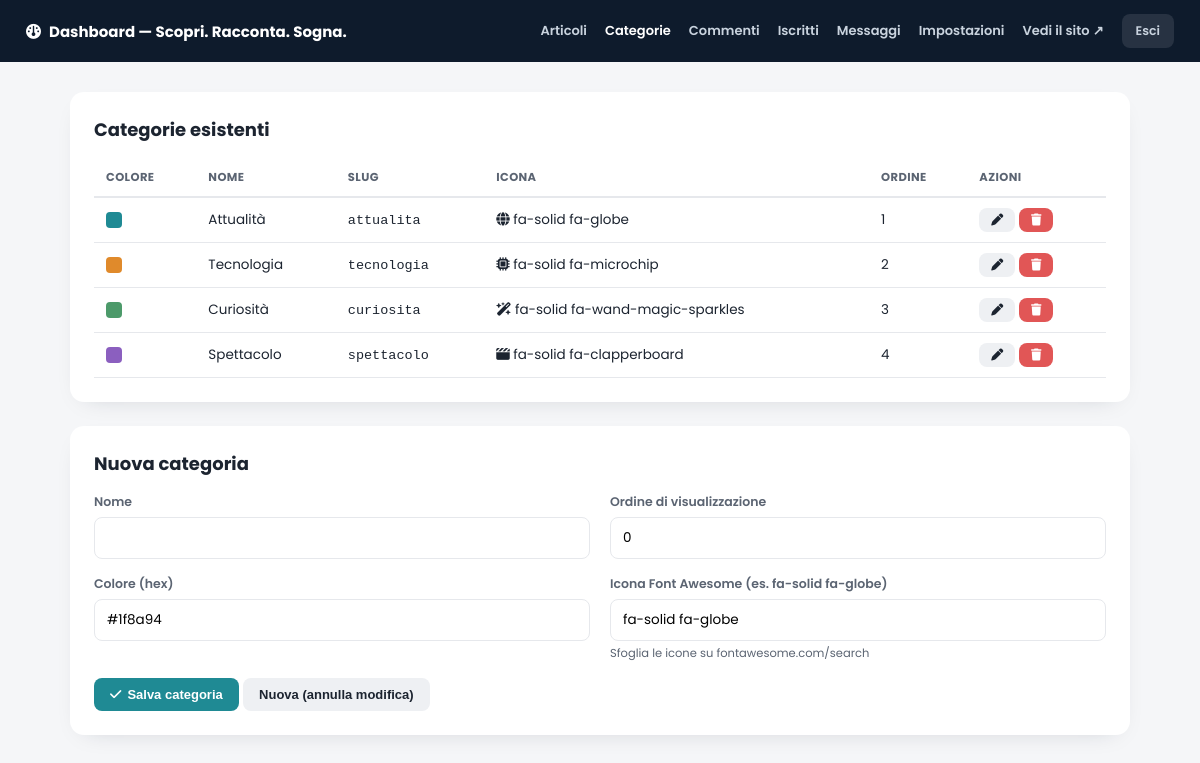
Screenshot of /admin/categories.php (signed in) with the database file from the repository.
### tables this page shows
CREATE TABLE IF NOT EXISTS categories (
  id INT AUTO_INCREMENT PRIMARY KEY,
  slug VARCHAR(40) NOT NULL UNIQUE,
  name VARCHAR(60) NOT NULL,
  color_hex VARCHAR(7) NOT NULL DEFAULT '#1f8a94',
  icon_class VARCHAR(60) NOT NULL DEFAULT 'fa-solid fa-globe',
  sort_order INT NOT NULL DEFAULT 0
);

### config.php (called while the page is built, shortened)
<?php
function h($str): string {
    return htmlspecialchars((string)$str, ENT_QUOTES, 'UTF-8');
}
function url(string $path = ''): string {
    return BASE_PATH . '/' . ltrim($path, '/');
}

### functions.php (called while the page is built, shortened)
<?php
function get_categories($pdo): array {
    static $cache = null;
    if ($cache === null) {
        $cache = $pdo->query('SELECT * FROM categories ORDER BY sort_order ASC')->fetchAll();
    }
    return $cache;
}

### admin/categories.php (the view, shortened to what this page needs)
<?php
require __DIR__ . '/../config.php';
require __DIR__ . '/../functions.php';
$categories = get_categories($pdo);
?>
<!DOCTYPE html>
<html lang="it">
<head>
<link rel="stylesheet" href="https://cdnjs.cloudflare.com/ajax/libs/font-awesome/6.5.1/css/all.min.css">
<link rel="stylesheet" href="<?= url('admin/includes/admin.css') ?>">
</head>
<body>
<?php require __DIR__ . '/includes/topbar.php'; ?>
<div class="admin-wrap">
  <div class="admin-card">
    <h2>Categorie esistenti</h2>
    <table class="admin-table">
      <thead><tr><th>Colore</th><th>Nome</th><th>Slug</th><th>Icona</th><th>Ordine</th><th>Azioni</th></tr></thead>
      <tbody>
        <?php foreach ($categories as $cat): ?>
          <tr>
            <td><span class="color-swatch" style="background:<?= h($cat['color_hex']) ?>"></span></td>
            <td><?= h($cat['name']) ?></td>
            <td><code><?= h($cat['slug']) ?></code></td>
            <td><i class="<?= h($cat['icon_class']) ?>"></i> <?= h($cat['icon_class']) ?></td>
            <td><?= (int)$cat['sort_order'] ?></td>
            <td style="white-space:nowrap;">
              <button type="button" class="btn btn-secondary btn-sm" onclick="editCat(<?= (int)$cat['id'] ?>, '<?= h(addslashes($cat['name'])) ?>', '<?= h($cat['color_hex']) ?>', '<?= h(addslashes($cat['icon_class'])) ?>', <?= (int)$cat['sort_order'] ?>)"><i class="fa-solid fa-pen"></i></button>
              <form action="" method="post" style="display:inline;" onsubmit="return confirm('Eliminare questa categoria? È possibile solo se non contiene articoli.');">
                <button type="submit" class="btn btn-danger btn-sm"><i class="fa-solid fa-trash"></i></button>
              </form>
            </td>
          </tr>
        <?php endforeach; ?>
      </tbody>
    </table>
  </div>
  <div class="admin-card">
    <h2 id="formTitle">Nuova categoria</h2>
    <form method="post" id="catForm">
      <div class="form-grid">
        <div class="form-row">
          <label>Nome</label>
          <input type="text" name="name" id="cat_name" required>
        </div>
        <div class="form-row">
          <label>Ordine di visualizzazione</label>
          <input type="number" name="sort_order" id="cat_order" value="0">
        </div>
      </div>
      <div class="form-grid">
        <div class="form-row">
          <label>Colore (hex)</label>
          <input type="text" name="color_hex" id="cat_color" value="#1f8a94">
        </div>
        <div class="form-row">
          <label>Icona Font Awesome (es. fa-solid fa-globe)</label>
          <input type="text" name="icon_class" id="cat_icon" value="fa-solid fa-globe">
          <div class="hint">Sfoglia le icone su <a href="https://fontawesome.com/search" target="_blank" rel="noopener">fontawesome.com/search</a></div>
        </div>
      </div>
      <button type="submit" class="btn btn-primary"><i class="fa-solid fa-check"></i> Salva categoria</button>
      <button type="button" class="btn btn-secondary" onclick="resetForm()">Nuova (annulla modifica)</button>
    </form>
  </div>
</div>
</body>
</html>

### admin/includes/admin.css (style rules this page uses)
:root { --ink:#1c2430; --ink-soft:#5b6472; --line:#e6e8ec; --paper:#f5f6f8; --accent:#1f8a94; }
* { box-sizing:border-box; margin:0; padding:0; }
body { font-family:'Poppins',sans-serif; background:var(--paper); color:var(--ink); min-height:100vh; }
a { color:inherit; text-decoration:none; }
.admin-wrap { max-width:1100px; margin:0 auto; padding:30px 20px 60px; }
.admin-card { background:#fff; border-radius:14px; box-shadow:0 8px 24px -16px rgba(20,30,50,.25); padding:24px; margin-bottom:24px; }
.admin-card h2 { font-size:18px; margin-bottom:16px; }
.admin-table { width:100%; border-collapse:collapse; font-size:13.5px; }
.admin-table th { text-align:left; padding:10px 12px; border-bottom:2px solid var(--line); color:var(--ink-soft); font-size:11.5px; text-transform:uppercase; letter-spacing:.4px; }
.admin-table td { padding:10px 12px; border-bottom:1px solid var(--line); vertical-align:middle; }
.btn { display:inline-flex; align-items:center; gap:6px; padding:9px 16px; border-radius:8px; font-size:13px; font-weight:600; border:none; cursor:pointer; }
.btn-primary { background:var(--accent); color:#fff; }
.btn-secondary { background:#eef0f3; color:var(--ink); }
.btn-danger { background:#e15656; color:#fff; }
.btn-sm { padding:6px 12px; font-size:12px; }
.form-row { margin-bottom:16px; }
.form-row label { display:block; font-size:12.5px; font-weight:600; margin-bottom:6px; color:var(--ink-soft); }
.form-row input[type=text], .form-row input[type=url], .form-row input[type=number], .form-row input[type=password], .form-row select, .form-row textarea { width:100%; padding:10px 12px; border:1px solid var(--line); border-radius:8px; font-size:13.5px; font-family:inherit; }
.form-row .hint { font-size:11.5px; color:var(--ink-soft); margin-top:4px; }
.form-grid { display:grid; grid-template-columns:1fr 1fr; gap:0 20px; }
.color-swatch { width:16px; height:16px; border-radius:4px; display:inline-block; vertical-align:middle; margin-right:6px; }

### rows the page displays
categories: name "Attualità", slug "attualita", icon_class "fa-solid fa-globe", sort_order "1"
categories: name "Tecnologia", slug "tecnologia", icon_class "fa-solid fa-microchip", sort_order "2"
categories: name "Curiosità", slug "curiosita", icon_class "fa-solid fa-wand-magic-sparkles", sort_order "3"
categories: name "Spettacolo", slug "spettacolo", icon_class "fa-solid fa-clapperboard", sort_order "4"

### other values shown
get_setting($pdo, 'site_title', 'Scopri. Racconta. Sogna.') "Scopri. Racconta. Sogna."
